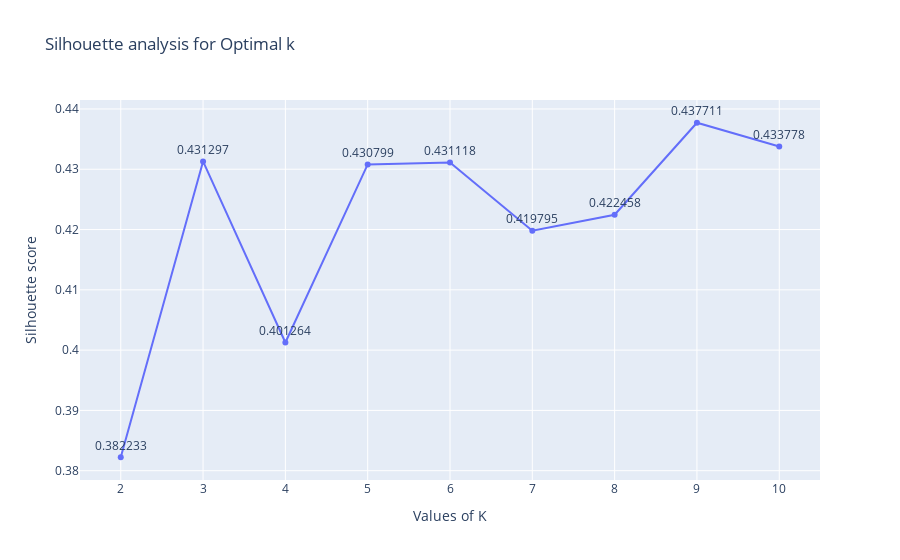

Here is the notebook cell this chart was saved with:
### Code cell
import plotly.express as px
import sklearn.cluster as cluster
import sklearn.metrics as metrics

silhouette_avg = []
for i in range(2,11):
    labels=cluster.KMeans(n_clusters=i,random_state=200).fit(pca_newdf).labels_
    silhouette_avg.append(metrics.silhouette_score(pca_newdf, labels ,metric="euclidean",sample_size=1000,random_state=200))

round_silhouette_avg = [round(num, 6) for num in silhouette_avg]
fig = px.line(x=range(2,11), y=silhouette_avg, title='Silhouette analysis for Optimal k', markers=True, labels={
    'x':'Values of K',
    'y':'Silhouette score'
}, text=round_silhouette_avg)  

fig.update_traces(textposition='top center')
fig.show()

### Figure 1 — Plotly figure (JSON) as saved in the notebook; plotly's stock layout.template omitted (floating-point values rounded to 4 significant figures)
{"data": [{"hovertemplate": "Values of K=%{x}<br>Silhouette score=%{y}<br>text=%{text}<extra></extra>", "legendgroup": "", "line": {"color": "#636efa", "dash": "solid"}, "marker": {"symbol": "circle"}, "mode": "markers+lines+text", "name": "", "orientation": "v", "showlegend": false, "text": [0.3822, 0.4313, 0.4013, 0.4308, 0.4311, 0.4198, 0.4225, 0.4377, 0.4338], "textposition": "top center", "type": "scatter", "x": [2, 3, 4, 5, 6, 7, 8, 9, 10], "xaxis": "x", "y": [0.3822, 0.4313, 0.4013, 0.4308, 0.4311, 0.4198, 0.4225, 0.4377, 0.4338], "yaxis": "y"}], "layout": {"legend": {"tracegroupgap": 0}, "title": {"text": "Silhouette analysis for Optimal k"}, "xaxis": {"anchor": "y", "domain": [0, 1], "title": {"text": "Values of K"}}, "yaxis": {"anchor": "x", "domain": [0, 1], "title": {"text": "Silhouette score"}}}}
